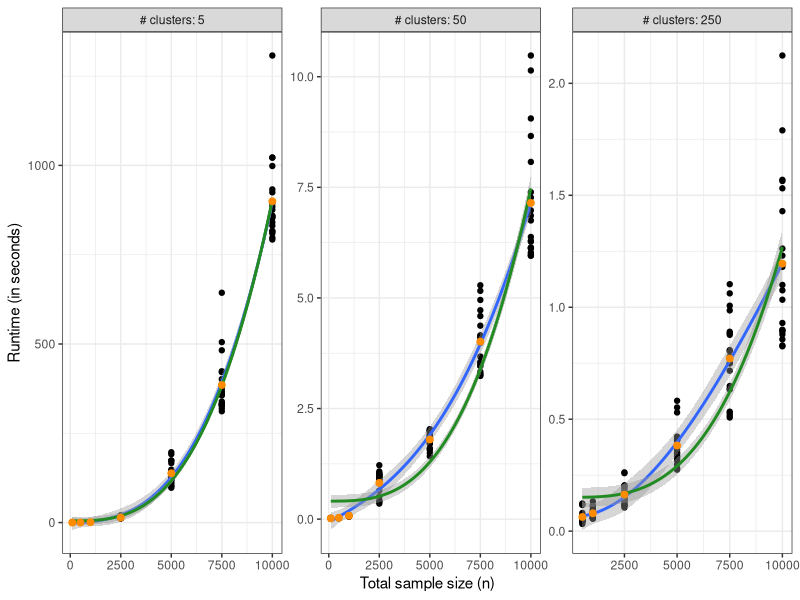
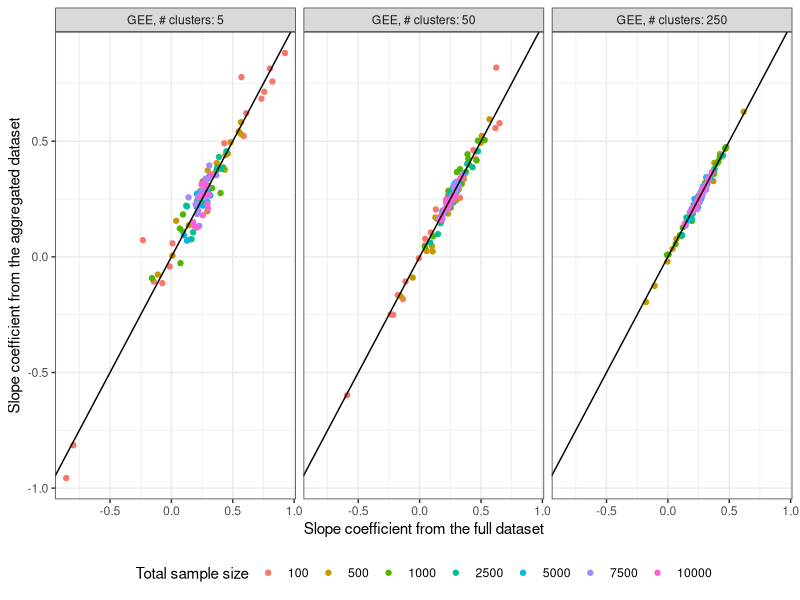
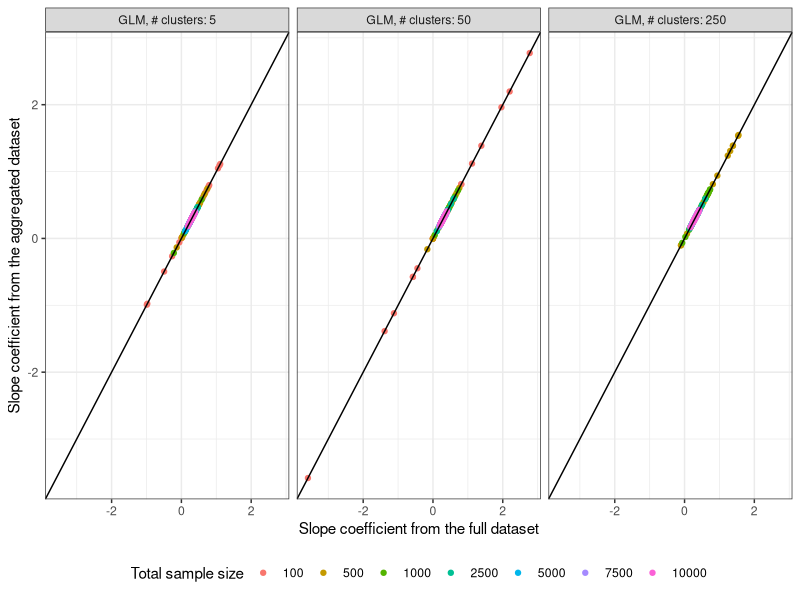
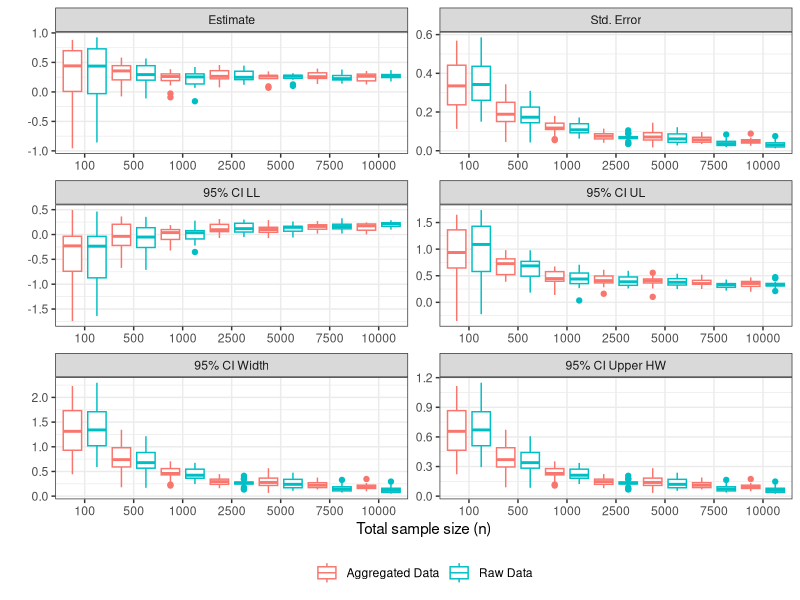

Write the R code that produced these figures, in order.
## ---- chunk 1
library(tidyverse)
library(furrr)
library(geepack)

theme_set(theme_bw())

data("ohio")

ohio <- as_tibble(ohio)

glimpse(ohio)
## ---- chunk 2
mod1 <- geeglm(
  formula = resp ~ smoke, data = ohio, family = "binomial",
  id = id, corstr = "exchangeable"
)

summary(mod1)
## ---- chunk 3
agg_df <- ohio %>%
  group_by(id, smoke) %>%
  summarize(
    n = n(),
    resp = sum(resp),
    .groups = "drop"
  ) %>%
  mutate(resp_p = resp / n)

mod2 <- geeglm(
  formula = resp_p ~ smoke,
  weights = n, data = agg_df,
  family = "binomial", id = id, corstr = "exchangeable"
)

summary(mod2)
## ---- chunk 4
bind_rows(
  broom::tidy(mod1) %>% mutate(data = "raw data"),
  broom::tidy(mod2) %>% mutate(data = "aggregated data")
) %>%
  arrange(term)
## ---- chunk 5
simulate_data_and_get_estimates <- function(n, n_clus, seed) {
  set.seed(seed)
  # cluster random intercept
  rand_intercept <- rnorm(n_clus, mean = 0, sd = 1)

  set.seed(seed)
  sim_data <- map_dfr(.x = 1:n_clus, .f = ~ {
    tibble(
      id = .x,
      x = rbinom(round(n / n_clus), size = 1, prob = runif(1, 0.4, 0.6)),
      y = rbinom(round(n / n_clus), size = 1, prob = plogis(-1.4 + 0.3 * x + rand_intercept[[.x]]))
    )
  })

  # fit model to raw data
  t0 <- Sys.time()
  mod1_sim <- geeglm(
    y ~ x,
    data = sim_data,
    family = "binomial", id = id, corstr = "exchangeable"
  )
  t1 <- Sys.time()
  t1 <- as.numeric(difftime(t1, t0, units = "secs"))

  # fit GLM model to raw data
  mod1_sim_glm <- glm(y ~ factor(id) + x - 1,
                      data = sim_data, family = "binomial")

  # fit model to aggregated data
  agg_data <- sim_data %>%
    group_by(id, x) %>%
    summarize(n = n(), y = sum(y), .groups = "drop") %>%
    mutate(y_prob = y / n)

  t2 <- Sys.time()
  mod2_sim <- geeglm(
    y_prob ~ x,
    data = agg_data, weights = n,
    family = "binomial", id = id, corstr = "exchangeable"
  )
  t3 <- Sys.time()
  t3 <- as.numeric(difftime(t3, t2, units = "secs"))

  # fit GLM model to aggregated data
  mod2_sim_glm <- glm(y_prob ~ factor(id) + x - 1, data = agg_data,
                      weights = n, family = "binomial")

  results <- bind_rows(
    # GEE results
    broom::tidy(mod1_sim) %>%
      mutate(data = 'raw data', time_secs = t1, estimator = "GEE"),
    broom::tidy(mod2_sim) %>%
      mutate(data = 'aggregated data', time_secs = t3, estimator = "GEE"),
    # GLM results
    broom::tidy(mod1_sim_glm) %>%
      mutate(data = 'raw data', time_secs = NA_real_, estimator = "GLM"),
    broom::tidy(mod2_sim_glm) %>%
      mutate(data = 'aggregated data', time_secs = NA_real_, estimator = "GLM")
  ) %>%
    mutate(n = n, n_clus = n_clus, seed = seed) %>%
    filter(!stringr::str_detect(term, pattern = "id"))

  return(results)
}
## ---- chunk 6
simulate_data_and_get_estimates(n = 100, n_clus = 5, seed = 3)
## ---- chunk 7
simulation_results <- read_csv(file = "gee_glm_sim.csv", show_col_types = FALSE) %>% 
  mutate(
    n_clus_raw = n_clus,
    n_clus = factor(paste0("# clusters: ", n_clus),
                    levels = paste0("# clusters: ", c(5, 50, 250))),
    term = case_when(
      term == "(Intercept)" ~ "Intercept",
      term == "x" ~ "Slope", 
      TRUE ~ term
  ))

glimpse(simulation_results)
## ---- chunk 8
simulation_results %>%
  filter(data == "raw data", estimator == "GEE") %>%
  # distinct here since the data frame contains a row for
  # each of the intercept and slope terms but the runtimes are the same
  # for both these terms
  distinct(seed, time_secs, n, n_clus) %>%
  ggplot(aes(x = n, y = time_secs, group = n_clus)) +
  geom_point() +
  geom_smooth(method = "lm", formula = y ~ poly(x, degree = 3)) +
  geom_smooth(method = "lm", formula = y ~ I(x ^ 3), color = "forestgreen") +
  stat_summary(aes(group = interaction(n_clus, n)), geom = "point", 
               fun = mean, color = "darkorange", size = 2) + 
  xlab("Total sample size (n)") +
  ylab("Runtime (in seconds)") +
  facet_wrap(~ n_clus, scales = "free")
## ---- chunk 9
simulation_results %>% 
  filter(estimator == "GEE") %>% 
  arrange(desc(std.error)) %>% 
  head(n = 10)
## ---- chunk 10
simulation_results <- simulation_results %>%
  mutate(high_se = as.numeric(std.error > 5)) 

simulation_results %>%
  filter(estimator == "GEE") %>% 
  select(-estimate, -std.error, -statistic, -p.value, -time_secs) %>%
  # put intercept and slope estimates in one row
  pivot_wider(everything(), names_from = term, values_from = high_se) %>%
  # if at least one of the intercept or slope terms have a very high se
  mutate(high_se = pmin(Intercept + Slope, 1)) %>%
  group_by(data, n_clus, n) %>%
  summarize(n_total = n(), n_failed = sum(high_se), .groups = "drop_last") %>%
  #print(n = Inf) %>%
  summarize(n_total = sum(n_total), n_failed = sum(n_failed), .groups = "drop") %>%
  mutate(percent_failed = 100 * n_failed / n_total)
## ---- chunk 11
slope_plot_data <- simulation_results %>%
  filter(term == "Slope", high_se == 0) %>%
  select(seed, term, data, estimate, n_clus, n, estimator) %>%
  tidyr::pivot_wider(id_cols = c(seed, term, n_clus, n, estimator),
                     names_from = data, values_from = estimate) %>%
  mutate(`Total sample size` = factor(n), 
         id = interaction(estimator, n_clus, sep = ", ", lex.order = TRUE)) 

slope_plot_data %>% 
  filter(estimator == "GEE") %>% 
  ggplot(aes(x = `raw data`, y = `aggregated data`, color = `Total sample size`)) +
  geom_point() +
  geom_abline(intercept = 0, slope = 1) +
  # geom_point(data = tibble(x = 0.3, y = 0.3), 
  #            aes(x = x, y = y), 
  #            color = "black", size = 3, inherit.aes = FALSE) +
  xlab("Slope coefficient from the full dataset") +
  ylab("Slope coefficient from the aggregated dataset") +
  theme(legend.position = "bottom") +
  guides(color = guide_legend(nrow = 1)) + 
  facet_wrap(~ id, ncol = 3, scales = "fixed")
## ---- chunk 12
slope_plot_data %>% 
  filter(estimator == "GLM") %>% 
  ggplot(aes(x = `raw data`, y = `aggregated data`, color = `Total sample size`)) +
  geom_point() +
  geom_abline(intercept = 0, slope = 1) +
  # geom_point(data = tibble(x = 0.3, y = 0.3), 
  #            aes(x = x, y = y), 
  #            color = "black", size = 3, inherit.aes = FALSE) +
  xlab("Slope coefficient from the full dataset") +
  ylab("Slope coefficient from the aggregated dataset") +
  theme(legend.position = "bottom") +
  guides(color = guide_legend(nrow = 1)) + 
  facet_wrap(~ id, ncol = 3, scales = "fixed")
## ---- chunk 13
dist_plot_data <- simulation_results %>% 
  mutate(
    ci_lower = estimate - (qnorm(0.975) * std.error),
    ci_upper = estimate + (qnorm(0.975) * std.error), 
    ci_width = ci_upper - ci_lower, 
    ci_upper_half_width = ci_upper - estimate
  ) %>% 
  filter(term == "Slope", high_se == 0, estimator == "GEE") %>% 
  select(
    Estimate = estimate, 
    `Std. Error` = std.error, 
    `95% CI LL` = ci_lower, 
    `95% CI UL` = ci_upper,
    `95% CI Width` = ci_width,
    `95% CI Upper HW` = ci_upper_half_width,
    n, n_clus_raw, n_clus, data, seed) %>% 
  tidyr::pivot_longer(cols = Estimate:`95% CI Upper HW`, 
                      names_to = "statistic", 
                      values_to = "values") %>% 
  mutate(
    statistic = factor(statistic,
                       levels = c("Estimate", "Std. Error", 
                                  "95% CI LL", "95% CI UL", 
                                  "95% CI Width", "95% CI Upper HW")), 
    n = factor(n, ordered = TRUE), 
    data = stringr::str_to_title(data)
  )

glimpse(dist_plot_data)
## ---- chunk 14
#| fig-height: 9
#| fig-width: 7.5
#| fig-dpi: 300

dist_plot_data %>% 
  filter(n_clus_raw == 5) %>% 
  ggplot(aes(x = n, y = values, color = data)) + 
  #geom_point(position = position_dodge(width = 0.2)) +
  geom_boxplot(position = position_dodge(width = 1)) +
  xlab("Total sample size (n)") + 
  ylab("") +
  theme(legend.position = "bottom", legend.title = element_blank()) +
  facet_wrap(~ statistic, ncol = 2, scales = "free")
